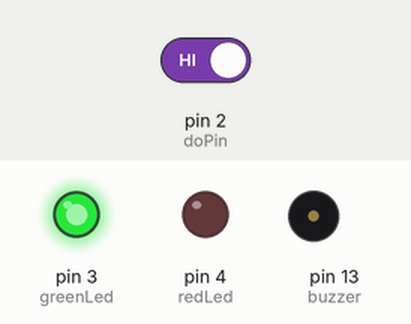
Recording of a sketch running on a simulated Arduino Uno, built with avr-gcc and run on an emulated ATmega328P. Parts: output pins drawn as LEDs (lit = HIGH), buzzer (waves = sounding). The inputs (shaded band) are chosen by the test bench; at power-on: pin 2 (doPin) HIGH.

Above: at 1.3 s.
1.4 s: pin 2 (doPin) driven LOW
At 3.05 s:
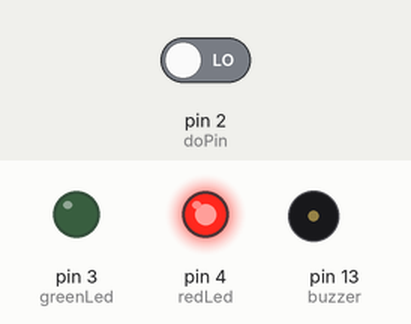
4.4 s: pin 2 (doPin) driven HIGH
At 4.52 s:
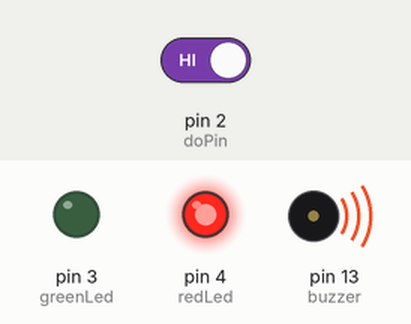
Timing chart, 0 to 7.4 s (numbered marks = the images above; inputs shaded):
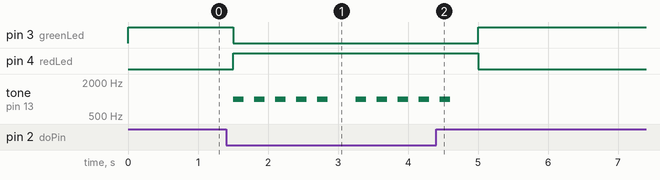

The sketch:

GasDetectionSystemCode.ino
```cpp
const int doPin = 2;
const int greenLed = 3;
const int redLed = 4;
const int buzzer = 13;

void setup() {
  pinMode(doPin, INPUT);
  pinMode(redLed, OUTPUT);
  pinMode(greenLed, OUTPUT);
  pinMode(buzzer, OUTPUT);
}

void loop() {

  int gasDetected = digitalRead(doPin);

  if (gasDetected == LOW) {

    digitalWrite(redLed, HIGH);
    digitalWrite(greenLed, LOW);


     for (int i = 0; i < 5; i++) {
      tone(buzzer, 1000);
      delay(150);
      noTone(buzzer);
      delay(150);

    }


  } else {

    digitalWrite(redLed, LOW);
    digitalWrite(greenLed, HIGH);
    noTone(buzzer);

  }

  delay(250);
}
```

Measured:
- after the input at 1.4 s, pin 3 (greenLed): HIGH → LOW after 0.10 s; pin 4 (redLed): LOW → HIGH after 0.10 s; tone on pin 13 (buzzer): goes 4 × (1000 Hz 0.15 s, silent 0.15 s), 1000 Hz 0.15 s, silent 0.40 s, 3 × (1000 Hz 0.15 s, silent 0.15 s), 1000 Hz 0.15 s, then silent, starting after 0.10 s
- after the input at 4.4 s, pin 3 (greenLed): LOW → HIGH after 0.60 s; pin 4 (redLed): HIGH → LOW after 0.60 s; tone on pin 13 (buzzer): goes on until 4.6 s, then stays silent
